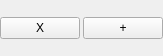
<?xml version="1.0" encoding="UTF-8"?>
<ui version="4.0">
 <class>RowButtonsWidget</class>
 <widget class="QWidget" name="RowButtonsWidget">
  <property name="geometry">
   <rect>
    <x>0</x>
    <y>0</y>
    <width>153</width>
    <height>56</height>
   </rect>
  </property>
  <property name="windowTitle">
   <string>Form</string>
  </property>
  <layout class="QHBoxLayout" name="horizontalLayout">
   <property name="spacing">
    <number>3</number>
   </property>
   <property name="leftMargin">
    <number>0</number>
   </property>
   <property name="topMargin">
    <number>0</number>
   </property>
   <property name="rightMargin">
    <number>0</number>
   </property>
   <property name="bottomMargin">
    <number>0</number>
   </property>
   <item>
    <widget class="QPushButton" name="removeButton">
     <property name="text">
      <string>X</string>
     </property>
    </widget>
   </item>
   <item>
    <widget class="QPushButton" name="addButton">
     <property name="text">
      <string>+</string>
     </property>
    </widget>
   </item>
  </layout>
 </widget>
 <resources/>
 <connections/>
</ui>
